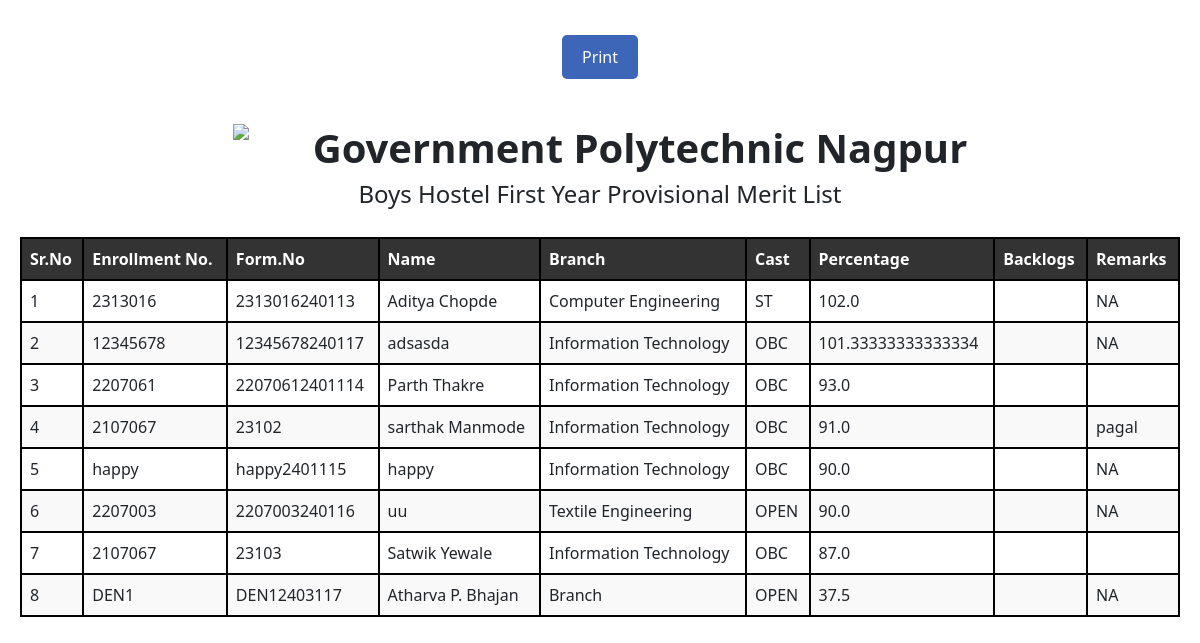
Screenshot of /Provisional_list1/ with the database file from the repository.
### Hostel_Admission/models.py (models this page shows)
class HostelData1(models.Model):
    id = models.AutoField(primary_key=True)
    fno = models.CharField(max_length=255)
    name = models.CharField(max_length=100)
    DOB = models.DateField()
    cast = models.CharField(max_length=10)
    nationality = models.CharField(max_length=10)
    BGroup = models.CharField(max_length=4)
    phone1 = models.IntegerField()
    Address1 = models.CharField(max_length=50)
    Email = models.EmailField(max_length=30)
    Branch = models.CharField(max_length=40)
    mark1 = models.FloatField(default=0)
    outoff1 = models.FloatField(default=0)
    mark2 = models.FloatField(default=0)
    outoff2 = models.FloatField(default=0)
    percentage = models.FloatField()
    Father_name = models.CharField(max_length=100)
    phone2 = models.IntegerField()
    Address2 = models.CharField(max_length=50)
    occupation = models.CharField(max_length=50)
    Enroll = models.CharField(max_length=15)
    Year = models.CharField(max_length=7,default="First")
    SPhoto = models.FileField(upload_to='3signatures/student/',default='file.jpg')
    student_signature = models.FileField(upload_to='signatures/student/',default='file.jpg')
    father_signature = models.FileField(upload_to='signatures/father/',default='file.jpg')
    marksheet1 = models.FileField(upload_to='marksheet/', default='file.pdf')
    Domacile = models.FileField(upload_to='Domacile/', default='file.pdf')
    Allotment = models.FileField(upload_to='Allotment/', default='file.pdf')
    Addmission = models.FileField(upload_to='Addmission/', default='file.pdf')
    Registration  = models.FileField(upload_to='Registration/', default='file.pdf')
    ncl = models.FileField(upload_to='ncl/', default='NA')
    castecert = models.FileField(upload_to='3castecert/',default='NA')
    remark = models.CharField(max_length=200, default='NA')
    status = models.CharField(max_length=200,default='not_verified')
    payment_ss = models.FileField(upload_to='payment/', default='NA')
    trans_id = models.CharField(max_length=255,default=0)
    Backlog = models.CharField(max_length=3,default='NO')

### Hostel_Admission/views.py (the view)
# urls.py: path('Provisional_list1/',views.Provisional_list1,name='Provisional_list1'),
def Provisional_list1(request):
    data = HostelData1.objects.all()
    data = sorted(data ,key=lambda x:(-x.percentage))
    return render(request , 'Admin_OP/Provisional1/first_year.html',{'data':data} )

### Hostel_Admission/templates/Admin_OP/Provisional1/first_year.html (shortened to what this page needs)
<!DOCTYPE html>
<html lang="en">
<head>{% load static %}
    <link rel="stylesheet" href="https://cdn.jsdelivr.net/npm/bootstrap@5.3.1/dist/css/bootstrap.min.css">
    <link rel="stylesheet" href="https://cdn.jsdelivr.net/npm/bootstrap@5.3.1/dist/js/bootstrap.bundle.min.js">
 </head>
 <body>
 <div class="button-container">
     <button id="printButton" onclick="printPage()">Print</button>
 </div>
     <div class="head">
       <div style="display:flex">
         <img class="img" src="{% static "img\gpn_logo.jpg" %}">
         <h1 style="font-weight: bold;">Government Polytechnic Nagpur</h1>
       </div>
     <h4 style="margin-top:-30px">
         Boys Hostel First Year Provisional Merit List
     </h4>
 </div>
     <table class="styled-table">
         <thead>
             <tr>
                 <th scope="col">Sr.No</th>
                 <th scope="col">Enrollment No.</th>
                 <th scope="col">Form.No</th>
                 <th scope="col">Name</th>
                 <th scope="col">Branch</th>
                 <th scope="col">Cast</th>
                 <th scope="col">Percentage</th>
                 <th scope="col">Backlogs</th>
                 <th scope="col">Remarks</th>
             </tr>
         </thead>
         <tbody>
             {% for student in data %}
             <tr>
                 <td>{{ forloop.counter }}</td>
                 <td>{{ student.Enroll }}</td>
                 <td>{{ student.fno }}</td>
                 <td>{{ student.name }}</td>
                 <td>{{ student.Branch }}</td>
                 <td>{{ student.cast }}</td>
                 <td>{{ student.percentage }}</td>
                 <td>{{ student.Nu_Backlog }}</td>
                 <td>{{ student.remark }}</td>
             </tr>
             {% endfor %}
         </tbody>
       </table>
 </body>
 </html>

### rows the page displays
HostelData1: Enroll "2313016", fno "2313016240113", name "Aditya Chopde", Branch "Computer Engineering", cast "ST", percentage "102.0", remark "NA"
HostelData1: Enroll "12345678", fno "12345678240117", name "adsasda", Branch "Information Technology", cast "OBC", percentage "101.33333333333334", remark "NA"
HostelData1: Enroll "2207061", fno "22070612401114", name "Parth Thakre", Branch "Information Technology", cast "OBC", percentage "93.0"
HostelData1: Enroll "2107067", fno "23102", name "sarthak Manmode", Branch "Information Technology", cast "OBC", percentage "91.0", remark "pagal"
HostelData1: Enroll "happy", fno "happy2401115", name "happy", Branch "Information Technology", cast "OBC", percentage "90.0", remark "NA"
HostelData1: Enroll "2207003", fno "2207003240116", name "uu", Branch "Textile Engineering", cast "OPEN", percentage "90.0", remark "NA"
HostelData1: Enroll "2107067", fno "23103", name "Satwik Yewale", Branch "Information Technology", cast "OBC", percentage "87.0"
HostelData1: Enroll "DEN1", fno "DEN12403117", name "Atharva P. Bhajan", Branch "Branch", cast "OPEN", percentage "37.5", remark "NA"
